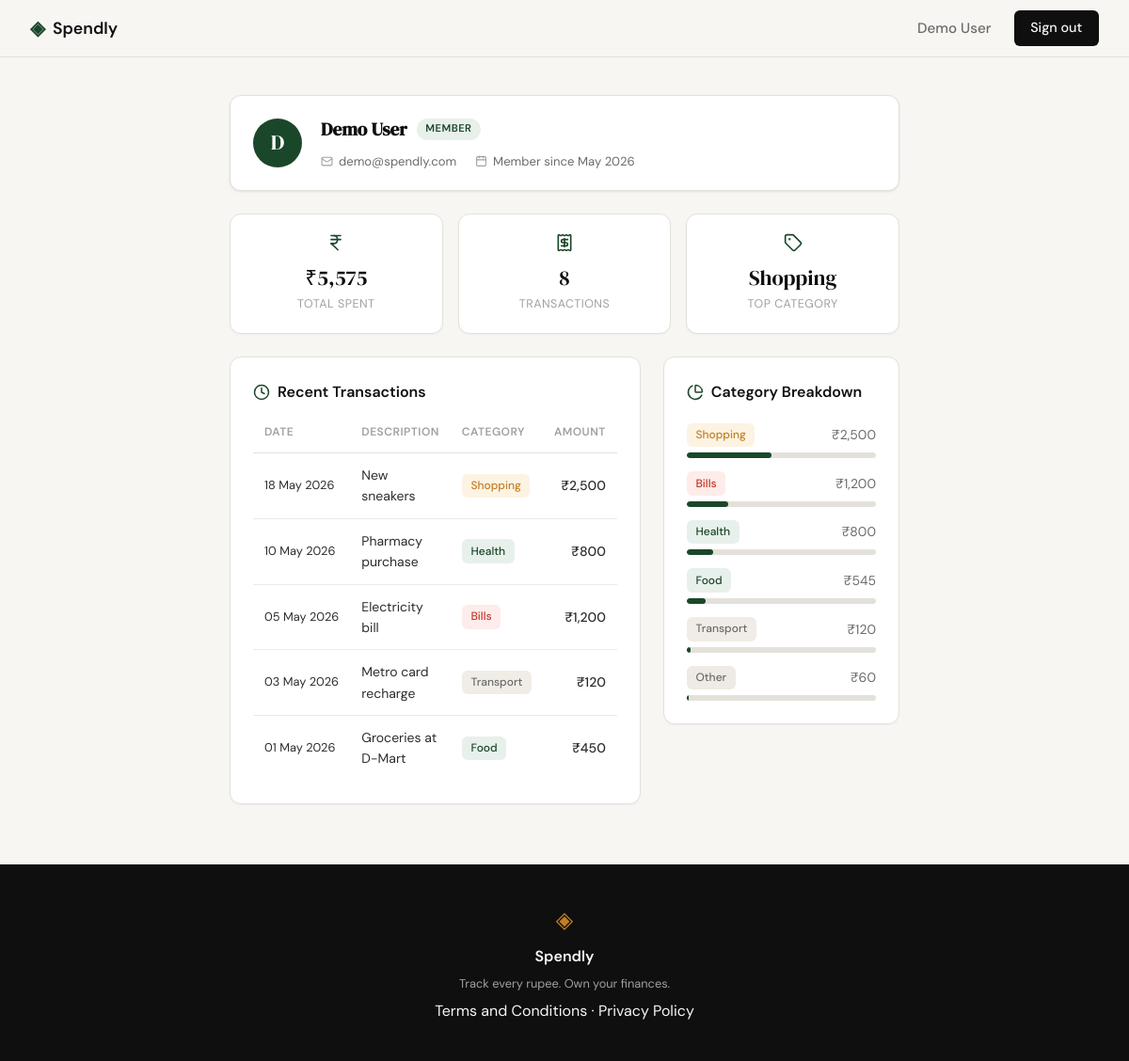
Screenshot of /profile (signed in) with the database file from the repository.
### tables this page shows
CREATE TABLE users (
            id           INTEGER PRIMARY KEY AUTOINCREMENT,
            name         TEXT    NOT NULL,
            email        TEXT    UNIQUE NOT NULL,
            password_hash TEXT   NOT NULL,
            created_at   TEXT    DEFAULT (datetime('now'))
        );

### app.py (the view)
@app.route("/profile")
def profile():
    if "user_id" not in session:
        return redirect(url_for("login"))
    db      = get_db()
    row     = db.execute(
        "SELECT name, email, created_at FROM users WHERE id = ?",
        (session["user_id"],)
    ).fetchone()
    db.close()
    if row is None:
        session.clear()
        return redirect(url_for("landing"))
    user = {
        "name": row["name"],
        "email": row["email"],
        "member_since": datetime.strptime(row["created_at"], "%Y-%m-%d %H:%M:%S").strftime("%B %Y"),
    }
    stats = {
        "total_spent": "₹5,575",
        "transactions": 8,
        "top_category": "Shopping",
    }
    transactions = [
        {"date": "18 May 2026", "description": "New sneakers",      "category": "Shopping",     "amount": "₹2,500"},
        {"date": "10 May 2026", "description": "Pharmacy purchase",  "category": "Health",       "amount": "₹800"},
        {"date": "05 May 2026", "description": "Electricity bill",   "category": "Bills",        "amount": "₹1,200"},
        {"date": "03 May 2026", "description": "Metro card recharge","category": "Transport",    "amount": "₹120"},
        {"date": "01 May 2026", "description": "Groceries at D-Mart","category": "Food",         "amount": "₹450"},
    ]
    categories = [
        {"name": "Shopping",     "amount": "₹2,500", "pct": 45},
        {"name": "Bills",        "amount": "₹1,200", "pct": 22},
        {"name": "Health",       "amount": "₹800",   "pct": 14},
        {"name": "Food",         "amount": "₹545",   "pct": 10},
        {"name": "Transport",    "amount": "₹120",   "pct": 2},
        {"name": "Other",        "amount": "₹60",    "pct": 1},
    ]
    return render_template("profile.html", user=user, stats=stats,
                           transactions=transactions, categories=categories)

### database/db.py (called while the page is built)
def get_db():
    conn = sqlite3.connect(DB_PATH)
    conn.row_factory = sqlite3.Row
    conn.execute("PRAGMA foreign_keys = ON")
    return conn

### templates/profile.html (shortened to what this page needs)
{% extends "base.html" %}
{% block head %}
<link rel="stylesheet" href="{{ url_for('static', filename='css/profile.css') }}">
{% endblock %}
{% block content %}
<div class="profile-page">
    <div class="profile-card">
        <div class="profile-avatar">{{ user.name[0].upper() }}</div>
        <div class="profile-card-body">
            <div class="profile-card-top">
                <h1 class="profile-name">{{ user.name }}</h1>
                <span class="profile-badge">Member</span>
            </div>
            <div class="profile-info">
                <div class="profile-info-row">
                    <i data-lucide="mail"></i>
                    <span>{{ user.email }}</span>
                </div>
                <div class="profile-info-row">
                    <i data-lucide="calendar"></i>
                    <span>Member since {{ user.member_since }}</span>
                </div>
            </div>
        </div>
    </div>
    <div class="stats-row">
        <div class="stat-card">
            <div class="stat-icon"><i data-lucide="indian-rupee"></i></div>
            <div class="stat-value">{{ stats.total_spent }}</div>
            <div class="stat-label">Total Spent</div>
        </div>
        <div class="stat-card">
            <div class="stat-icon"><i data-lucide="receipt"></i></div>
            <div class="stat-value">{{ stats.transactions }}</div>
            <div class="stat-label">Transactions</div>
        </div>
        <div class="stat-card">
            <div class="stat-icon"><i data-lucide="tag"></i></div>
            <div class="stat-value">{{ stats.top_category }}</div>
            <div class="stat-label">Top Category</div>
        </div>
    </div>
    <div class="bottom-row">
        <div class="profile-section-card">
            <div class="section-header">
                <i data-lucide="clock"></i>
                <h2 class="section-title">Recent Transactions</h2>
            </div>
            <div class="table-wrapper">
                <table class="tx-table">
                    <thead>
                        <tr>
                            <th>Date</th>
                            <th>Description</th>
                            <th>Category</th>
                            <th class="amount-col">Amount</th>
                        </tr>
                    </thead>
                    <tbody>
                        {% for tx in transactions %}
                        <tr>
                            <td class="tx-date">{{ tx.date }}</td>
                            <td>{{ tx.description }}</td>
                            <td><span class="category-badge category-{{ tx.category | lower }}">{{ tx.category }}</span></td>
                            <td class="tx-amount">{{ tx.amount }}</td>
                        </tr>
                        {% endfor %}
                    </tbody>
                </table>
            </div>
        </div>
        <div class="profile-section-card">
            <div class="section-header">
                <i data-lucide="pie-chart"></i>
                <h2 class="section-title">Category Breakdown</h2>
            </div>
            <div class="category-list">
                {% for cat in categories %}
                <div class="category-row">
                    <div class="category-meta">
                        <span class="category-badge category-{{ cat.name | lower }}">{{ cat.name }}</span>
                        <span class="category-amount">{{ cat.amount }}</span>
                    </div>
                    <div class="category-bar-track">
                        <div class="category-bar-fill" style="width: {{ cat.pct }}%"></div>
                    </div>
                </div>
                {% endfor %}
            </div>
        </div>
    </div>
</div>
{% endblock %}

### templates/base.html (shortened to what this page needs)
<!DOCTYPE html>
<html lang="en">
<head>
    <link rel="stylesheet" href="{{ url_for('static', filename='css/style.css') }}">
    {% block head %}{% endblock %}
</head>
<body>
    <nav class="navbar">
        <div class="nav-inner">
            <a href="{{ url_for('landing') }}" class="nav-brand">
                <span class="brand-icon">◈</span>
                <span class="brand-name">Spendly</span>
            </a>
            <div class="nav-links">
                {% if session.get('user_id') %}
                    <a href="{{ url_for('profile') }}" class="nav-username">{{ session['user_name'] }}</a>
                    <a href="{{ url_for('logout') }}" class="nav-cta">Sign out</a>
                {% else %}
                    <a href="{{ url_for('login') }}">Sign in</a>
                    <a href="{{ url_for('register') }}" class="nav-cta">Get started</a>
                {% endif %}
            </div>
        </div>
    </nav>
    <main class="main-content">
        {% block content %}{% endblock %}
    </main>
    <footer class="footer">
        <div class="footer-inner">
            <span class="brand-icon">◈</span>
            <span class="footer-name">Spendly</span>
            <p class="footer-copy">Track every rupee. Own your finances.</p>
            <p><a href="/terms">Terms and Conditions</a> · <a href="/privacy">Privacy Policy</a></p>
        </div>
    </footer>
</body>
</html>

### static/css/style.css (style rules this page uses)
:root { --ink: #0f0f0f; --ink-soft: #2d2d2d; --ink-muted: #6b6b6b; --ink-faint: #a0a0a0; --paper: #f7f6f3; --paper-warm: #f0ede6; --paper-card: #ffffff; --accent: #1a472a; --accent-light: #e8f0eb; --accent-2: #c17f24; --accent-2-light: #fdf3e3; --danger: #c0392b; --danger-light: #fdecea; --border: #e4e1da; --border-soft: #eeebe4; --font-display: 'DM Serif Display', Georgia, serif; --font-body: 'DM Sans', system-ui, sans-serif; --max-width: 1200px; --auth-width: 440px; --radius-sm: 6px; --radius-md: 12px; --radius-lg: 20px; }
*, *::before, *::after { box-sizing: border-box; margin: 0; padding: 0; }
html { font-size: 16px; scroll-behavior: smooth; }
body { background: var(--paper); color: var(--ink); font-family: var(--font-body); font-size: 1rem; line-height: 1.6; -webkit-font-smoothing: antialiased; }
a { color: inherit; text-decoration: none; }
.navbar { position: sticky; top: 0; z-index: 100; background: var(--paper); border-bottom: 1px solid var(--border); padding: 0 2rem; }
.nav-inner { max-width: var(--max-width); margin: 0 auto; height: 60px; display: flex; align-items: center; justify-content: space-between; }
.nav-brand { display: flex; align-items: center; gap: 0.5rem; font-family: var(--font-body); font-weight: 600; font-size: 1.1rem; color: var(--ink); }
.brand-icon { color: var(--accent); font-size: 1.3rem; }
.brand-name { color: var(--ink); }
.nav-links { display: flex; align-items: center; gap: 1.5rem; font-size: 0.9rem; font-weight: 500; }
.nav-links a { color: var(--ink-muted); transition: color 0.2s; }
.nav-username { color: var(--ink-muted); font-weight: 500; font-size: 0.95rem; }
.nav-cta { background: var(--ink) !important; color: var(--paper) !important; padding: 0.45rem 1.1rem; border-radius: var(--radius-sm); transition: background 0.2s !important; }
.main-content { min-height: calc(100vh - 60px - 100px); }
.footer { background: var(--ink); color: var(--paper); padding: 2.5rem 2rem; text-align: center; }
.footer-inner { display: flex; flex-direction: column; align-items: center; gap: 0.4rem; }
.footer .brand-icon { color: var(--accent-2); font-size: 1.5rem; }
.footer-name { font-weight: 600; font-size: 1rem; }
.footer-copy { font-size: 0.8rem; color: var(--ink-faint); }

### rows the page displays
users: user_name "Demo User", name "D", name "Demo User", email "demo@spendly.com"

### other values shown
{{ user.member_since }} "May 2026"
{{ stats.total_spent }} "₹5,575"
{{ stats.transactions }} "8"
{{ stats.top_category }} "Shopping"
{{ tx.date }} "18 May 2026" "10 May 2026" "05 May 2026" "03 May 2026" "01 May 2026"
{{ tx.description }} "New sneakers" "Pharmacy purchase" "Electricity bill" "Metro card recharge" "Groceries at D-Mart"
{{ tx.category }} "Shopping" "Health" "Bills" "Transport" "Food"
{{ tx.amount }} "₹2,500" "₹800" "₹1,200" "₹120" "₹450"
{{ cat.name }} "Shopping" "Bills" "Health" "Food" "Transport" "Other"
{{ cat.amount }} "₹2,500" "₹1,200" "₹800" "₹545" "₹120" "₹60"
